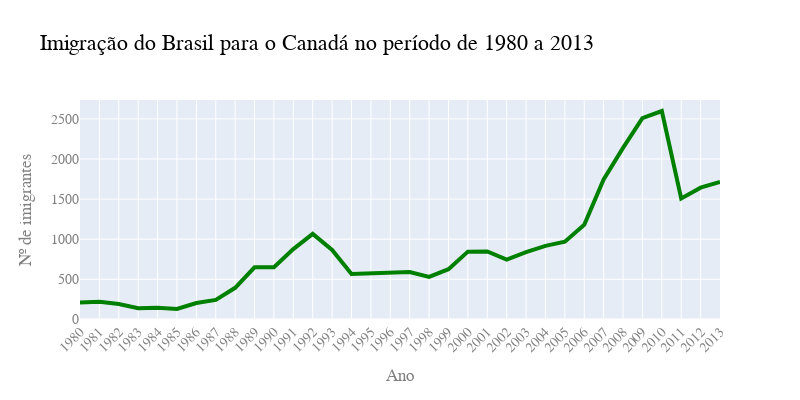

The code cell stored with this chart in its notebook:
### Code cell
fig = px.line(dados_brasil, x='ano', y='imigrantes', 
              title='Imigração do Brasil para o Canadá no período de 1980 a 2013')
fig.update_traces(line_color='green',
                  line_width=4)
fig.update_layout(width=800,height=400,
                  xaxis={'tickangle':-45},
                  font_family='Arial',
                  font_size=14,
                  font_color='grey',
                  title_font_color='black',
                  title_font_size=22,
                  yaxis_title='Nº de imigrantes',
                  xaxis_title='Ano')


fig.show()

### Figure 1 — Plotly figure (JSON) as saved in the notebook; plotly's stock layout.template omitted (floating-point values rounded to 4 significant figures)
{"data": [{"hovertemplate": "ano=%{x}<br>imigrantes=%{y}<extra></extra>", "legendgroup": "", "line": {"color": "green", "dash": "solid", "width": 4}, "marker": {"symbol": "circle"}, "mode": "lines", "name": "", "orientation": "v", "showlegend": false, "type": "scatter", "x": ["1980", "1981", "1982", "1983", "1984", "1985", "1986", "1987", "1988", "1989", "1990", "1991", "1992", "1993", "1994", "1995", "1996", "1997", "1998", "1999", "2000", "2001", "2002", "2003", "2004", "2005", "2006", "2007", "2008", "2009", "2010", "2011", "2012", "2013"], "xaxis": "x", "y": [211, 220, 192, 139, 145, 130, 205, 244, 394, 650, 650, 877, 1066, 866, 566, 572, 586, 591, 531, 626, 845, 847, 745, 839, 917, 969, 1181, 1746, 2138, 2509, 2598, 1508, 1642, 1714], "yaxis": "y"}], "layout": {"font": {"color": "grey", "family": "Arial", "size": 14}, "height": 400, "legend": {"tracegroupgap": 0}, "title": {"font": {"color": "black", "size": 22}, "text": "Imigração do Brasil para o Canadá no período de 1980 a 2013"}, "width": 800, "xaxis": {"anchor": "y", "domain": [0, 1], "tickangle": -45, "title": {"text": "Ano"}}, "yaxis": {"anchor": "x", "domain": [0, 1], "title": {"text": "Nº de imigrantes"}}}}
